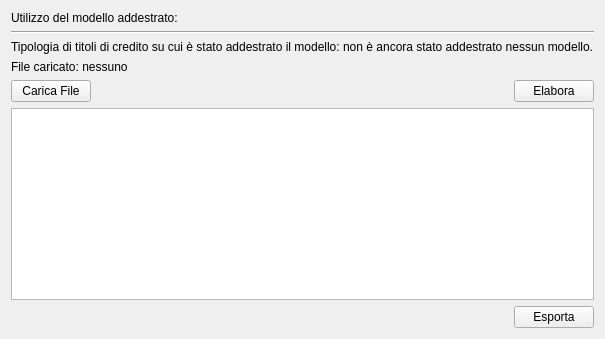
      <widget class="QWidget" name="Utilizza">
       <attribute name="title">
        <string>Utilizza</string>
       </attribute>
       <layout class="QVBoxLayout" name="verticalLayout_5">
        <item>
         <widget class="QLabel" name="label_22">
          <property name="text">
           <string>Utilizzo del modello addestrato:</string>
          </property>
         </widget>
        </item>
        <item>
         <widget class="Line" name="line_6">
          <property name="orientation">
           <enum>Qt::Horizontal</enum>
          </property>
         </widget>
        </item>
        <item>
         <layout class="QVBoxLayout" name="verticalLayout_8">
          <item>
           <widget class="QLabel" name="use_type">
            <property name="text">
             <string>Tipologia di titoli di credito su cui è stato addestrato il modello: non è ancora stato addestrato nessun modello.</string>
            </property>
           </widget>
          </item>
          <item>
           <widget class="QLabel" name="use_filename">
            <property name="text">
             <string>File caricato: nessuno</string>
            </property>
           </widget>
          </item>
         </layout>
        </item>
        <item>
         <layout class="QHBoxLayout" name="horizontalLayout_8">
          <item>
           <widget class="QPushButton" name="use_loadfile">
            <property name="text">
             <string>Carica File</string>
            </property>
           </widget>
          </item>
          <item>
           <spacer name="horizontalSpacer_7">
            <property name="orientation">
             <enum>Qt::Horizontal</enum>
            </property>
            <property name="sizeHint" stdset="0">
             <size>
              <width>40</width>
              <height>20</height>
             </size>
            </property>
           </spacer>
          </item>
          <item>
           <widget class="QPushButton" name="use_apply">
            <property name="text">
             <string>Elabora</string>
            </property>
           </widget>
          </item>
         </layout>
        </item>
        <item>
         <widget class="QTableView" name="table_use"/>
        </item>
        <item>
         <layout class="QHBoxLayout" name="horizontalLayout_4">
          <item>
           <spacer name="horizontalSpacer_4">
            <property name="orientation">
             <enum>Qt::Horizontal</enum>
            </property>
            <property name="sizeHint" stdset="0">
             <size>
              <width>40</width>
              <height>20</height>
             </size>
            </property>
           </spacer>
          </item>
          <item>
           <widget class="QPushButton" name="use_export">
            <property name="text">
             <string>Esporta</string>
            </property>
           </widget>
          </item>
         </layout>
        </item>
       </layout>
      </widget>
